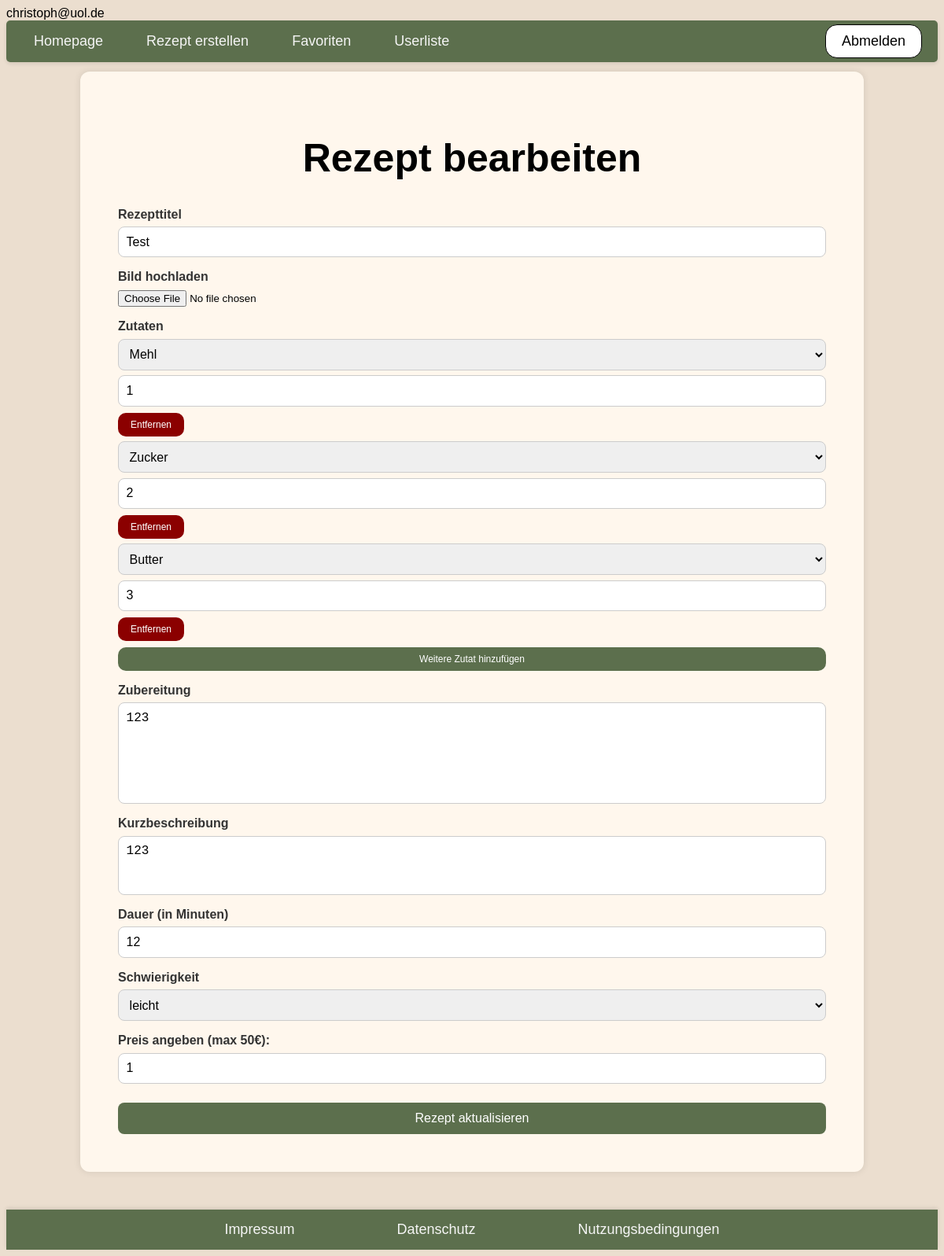
The app's page /eintrag-bearbeiten.php?id=6 (signed in), older data.
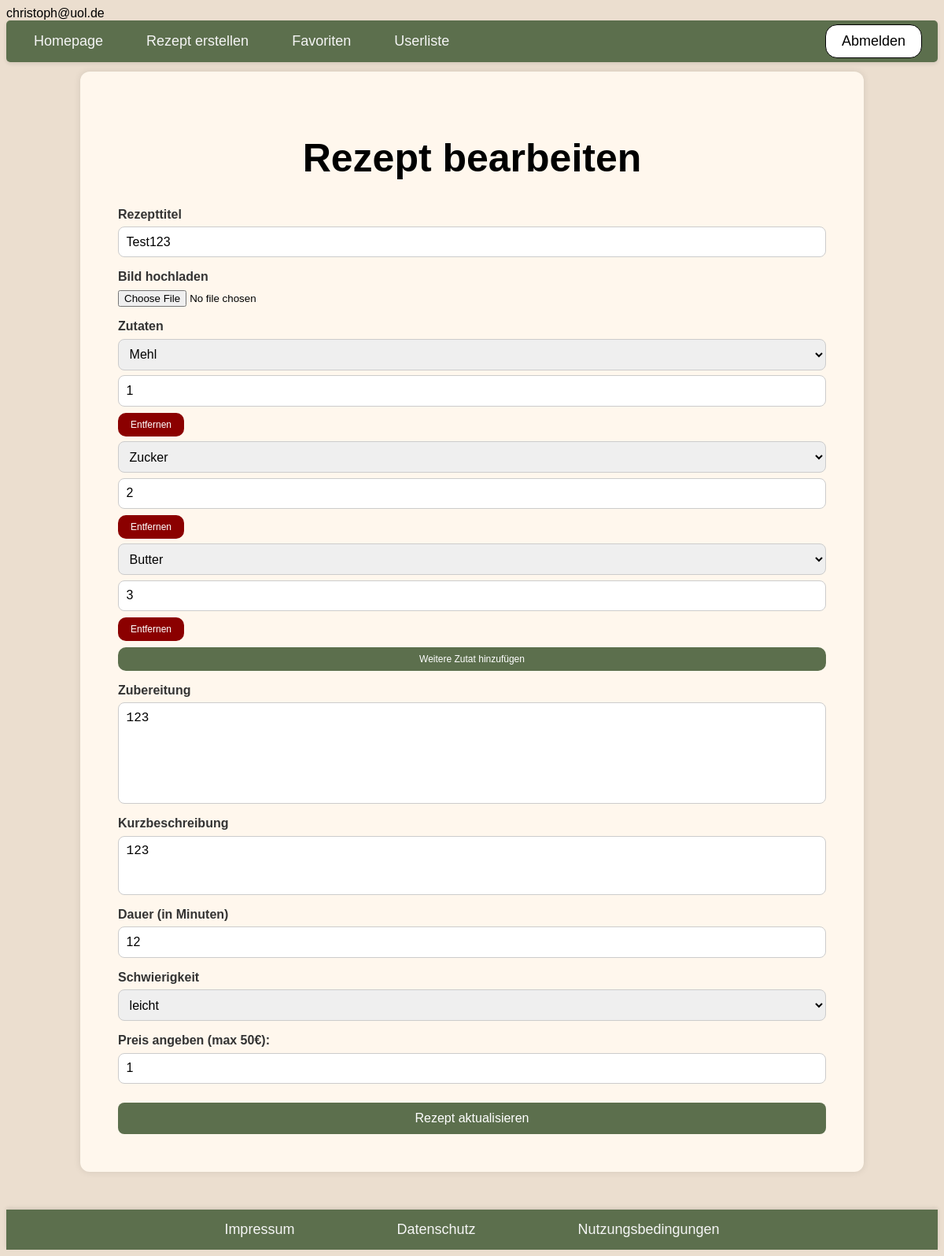
The same page, newer data.
### tables this page shows
CREATE TABLE rezept (
                        id INTEGER PRIMARY KEY AUTOINCREMENT,
                        titel TEXT,
                        email TEXT,
                        kurzbeschreibung TEXT,
                        dauer INTEGER,
                        schwierigkeit TEXT,
                        preis REAL,
                        zutaten TEXT,
                        menge TEXT,
                        anleitung TEXT,
                        bild BLOB,
                        datum text
                    );

### eintrag-bearbeiten.php (called while the page is built, shortened)
<?php
require_once "php/controller/RezeptController.php";
$rezeptController = new RezeptController();
$entry = $rezeptController->readEntry();
require_once "php/view/rezeptEintrag-update.php";
?>

### php/model/RezeptPDOSQLite.php (called while the page is built, shortened)
<?php
require_once "RezeptEintrag.php";
class RezeptPDOSQLite implements RezeptDAO
{
    private static $instance = null;
    public static function getInstance()
    {
        if (self::$instance === null) {
            self::$instance = new RezeptPDOSQLite();
        }
        return self::$instance;
    }
    public function readEntry($id){
        try{
            $db = $this->getConnection();
            return $this->getEntry($id, $db);
        } catch (PDOException $exc) {
            throw new InternalErrorException();
        }
    }
    public function getEntry($id, $db){
        try {
            $sql = "SELECT * FROM rezept WHERE id=:id LIMIT 1";
            $command = $db->prepare($sql);
            if (!$command->execute([":id" => $id])) {
                throw new InternalErrorException();
            }
            $result = $command->fetchAll();
            $entry = $result[0];
            return new RezeptEintrag(
            $entry["id"],
            $entry["titel"],
            $entry["email"],
            $entry["kurzbeschreibung"],
            $entry["dauer"],
            $entry["schwierigkeit"],
            $entry["preis"],
            $entry["zutaten"],
            $entry["menge"],
            $entry["anleitung"],
            $entry["bild"],
            $entry["datum"]
        );
        } catch (PDOException $exc) {
            throw new InternalErrorException();
        }
    }
    private function getConnection()
    {
        try {
            $user = 'root';
            $pw = null;
            $dsn = 'sqlite:db/rezept.db';
            $db = new PDO($dsn, $user, $pw);
            $db->exec("PRAGMA foreign_keys = ON;");
            return $db;
        } catch (PDOException $e) {
            throw new InternalErrorException();
        }
    }
}

### php/model/Rezept.php (called while the page is built, shortened)
<?php
require_once "php/model/RezeptPDOSQLite.php";
class Rezept{
    public static function getInstance(){
        return RezeptPDOSQLite::getInstance();
    }
}
?>

### php/controller/RezeptController.php (called while the page is built, shortened)
<?php
require_once "php/model/RezeptEintrag.php";
require_once "php/model/Rezept.php";
class RezeptController
{
    public function readEntry()
    {
        try {
            $id = intval($_GET["id"]);
            $rezept = Rezept::getInstance();
            $entry = $rezept->readEntry($id);
            return $entry;
        } catch (MissingEntryException $exc) {
            $this->handleMissingEntryException();
        } catch (InternalErrorException $exc) {
            $this->handleInternalErrorException();
        }
    }
}

### php/model/RezeptEintrag.php (called while the page is built, shortened)
<?php
class RezeptEintrag
{
    private $titel;
    private $kurzbeschreibung;
    private $dauer;
    private $schwierigkeit;
    private $preis;
    private $zutaten = [];
    private $anleitung;
    private $bild;
    public function __construct($id, $titel, $email, $kurzbeschreibung, $dauer, $schwierigkeit, $preis, $zutaten, $menge, $anleitung, $bild, $datum)
    {
        $this->titel = $titel;
        $this->kurzbeschreibung = $kurzbeschreibung;
        $this->dauer = $dauer;
        $this->schwierigkeit = $schwierigkeit;
        $this->preis = $preis;
        $this->zutaten = is_array($zutaten) ? $zutaten : explode(',', $zutaten);
        $this->anleitung = $anleitung;
        $this->bild = $bild;
    }
    public function getTitel()
    {
        return $this->titel;
    }
    public function getKurzbeschreibung()
    {
        return $this->kurzbeschreibung;
    }
    public function getDauer()
    {
        return $this->dauer;
    }
    public function getSchwierigkeit()
    {
        return $this->schwierigkeit;
    }
    public function getPreis()
    {
        return $this->preis;
    }
    public function getZutaten()
    {
        return $this->zutaten;
    }
    public function getAnleitung()
    {
        return $this->anleitung;
    }
    public function getBild()
    {
        return $this->bild;
    }
}

### php/view/rezeptEintrag-update.php (the view, shortened to what the changed rows need)
<?php
require_once "php/include/head.php";
?>
<body>
    <main class="rezeptErstellen">
        <form action="eintrag-aktualisieren.php" method="post">
            <h1>Rezept bearbeiten</h1>
            <label for="titel">Rezepttitel</label>
            <input type="text" id="titel" name="titel" value="<?= htmlspecialchars($entry->getTitel()) ?>" required />
            <label for="bild">Bild hochladen</label>
            <input type="file" id="bild" name="bild" value="<?= htmlspecialchars($entry->getBild()) ?>" accept="image/*" />
            <div class="form-row">
                <?php
                $zutatenArr = $entry->getZutaten();
                ?>
                <label for="zutaten">Zutaten</label>
                <div id="zutaten-container">
                    <?php for ($i = 0; $i < count($zutatenArr); $i++): ?>
                        <div class="zutat-eintrag">
                        </div>
                    <?php endfor; ?>
                </div>
                <button class="addZutat-button" type="button" onclick="addZutat()">Weitere Zutat hinzufügen</button>
                <label for="anleitung">Zubereitung</label>
                <textarea id="anleitung" name="anleitung" rows="6" required><?= htmlspecialchars($entry->getAnleitung()) ?></textarea>
                <label for="kurzbeschreibung">Kurzbeschreibung</label>
                <textarea id="kurzbeschreibung" name="kurzbeschreibung" rows="3"><?= htmlspecialchars($entry->getKurzbeschreibung()) ?></textarea>
                <label for="dauer">Dauer (in Minuten)</label>
                <input type="number" id="dauer" name="dauer" min="1" max="180" value="<?= htmlspecialchars($entry->getDauer()) ?>" required />
                <label for="schwierigkeit">Schwierigkeit</label>
                <select id="schwierigkeit" name="schwierigkeit" required>
                    <option value="leicht" <?= $entry->getSchwierigkeit() == 'leicht' ? 'selected' : '' ?>>leicht</option>
                </select>
                <label for="preis">Preis angeben (max 50€):</label>
                <input type="number" id="preis" name="preis" min="0" max="50" step="1" value="<?= htmlspecialchars($entry->getPreis()) ?>" required />
                <input type="submit" value="Rezept aktualisieren" />
        </form>
    </main>
</body>

Row changes from the older to the newer data that the page shows:
changed rezept "leicht": titel "Test" → "Test123"
